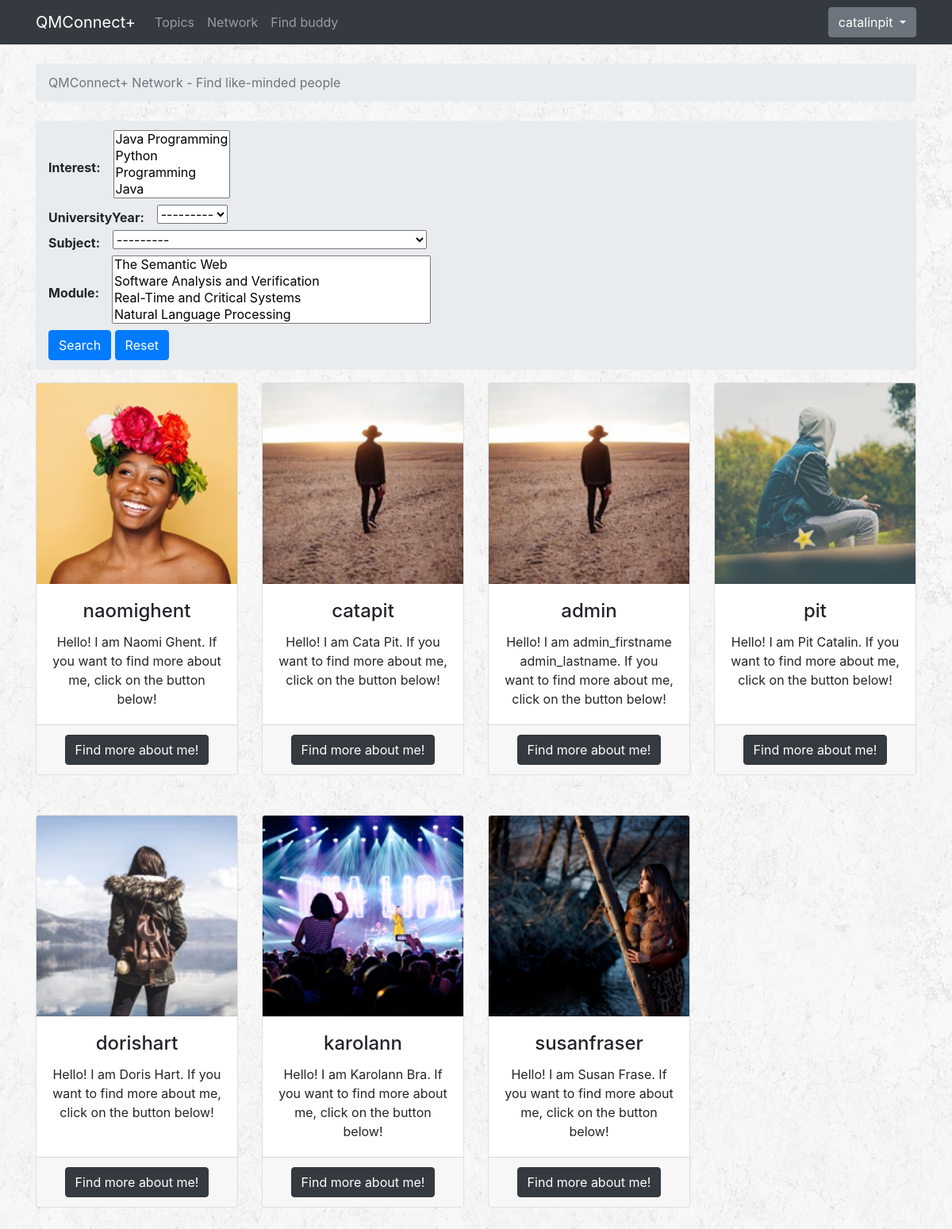
The page /network/ (signed in) on the database as committed earlier.
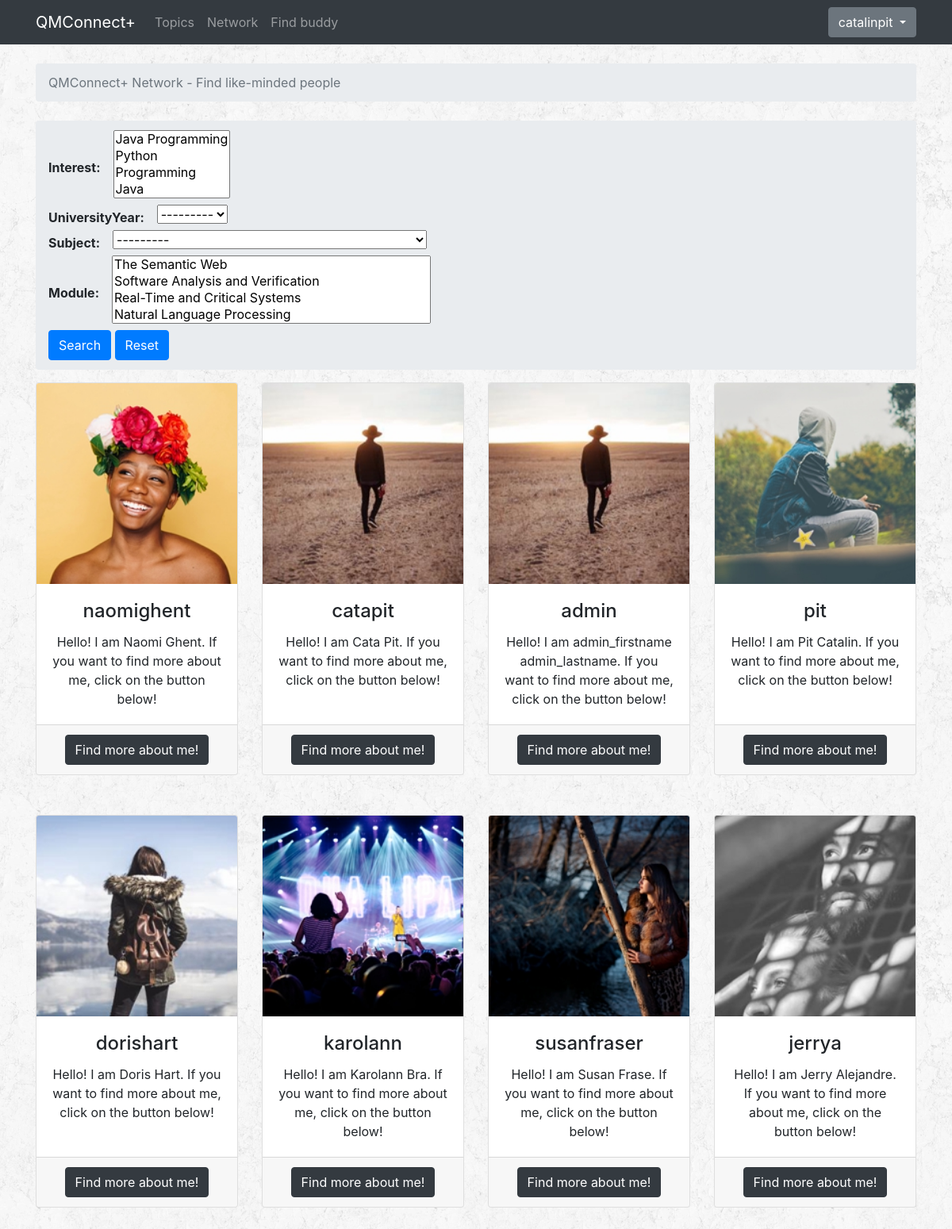
The same page on the database as committed later.
### accounts/models.py (models this page shows)
class Profile(models.Model):
    YEAR = (
        ('1', '1st year'),
        ('2', '2nd year'),
        ('3', '3rd year'),
    )
    SUBJECT = (
        ('BCS', 'BSc Computer Science'),
        ('BCSM', 'BSc Computer Science and Mathematics'),
        ('BCSIE', 'BSc Computer Science with Industrial Experience'),
        ('BCSWM', 'BSc Computer Science with Management (ITMB)'),
    )
    user = models.OneToOneField(User, on_delete=models.CASCADE)
    dob = models.DateField(auto_now=False, auto_now_add=False)
    image = models.ImageField(upload_to='profile_images', default='')
    universityYear = models.CharField(choices=YEAR, max_length=1, default='')
    subject = models.CharField(choices=SUBJECT, max_length=5, default='')
    module = models.ManyToManyField(Module)
    interest = models.ManyToManyField(Interest)
    message = models.ManyToManyField('self', blank=True, symmetrical=False, through="Message")
    def __str__(self):
        return self.user.username

### accounts/views.py (the view)
# urls.py: path('network/', accounts_views.network, name='network'),
@login_required
def network(request):
    profiles = Profile.objects.all().exclude(user_id=request.user.id)
    user_filter = ProfileFilter(request.GET, queryset=profiles)
    return render(request, 'network.html', {'user_filter': user_filter})

### accounts/models.py (called while the page is built)
    def __str__(self):
        return self.name

    def __str__(self):
        return self.name

### templates/network.html (shortened to what this page needs)
{% extends 'base.html' %}
{% load widget_tweaks %}
{% block breadcrumb %}
<li class="breadcrumb-item active">QMConnect+ Network - Find like-minded people</li>
{% endblock %}
{% block content %}
<nav aria-label="breadcrumb">
      <ol class="breadcrumb">
        <li class="breadcrumb-item" aria-current="page">
          <form id="formFiltering" method="get">
            {% for field in user_filter.form %}
              <div class="form-inline">
                <strong><label for="{{ field.id_for_label }}"> {{ field.label_tag }} </label></strong>
                {{ field|add_class:'mx-sm-3 mb-2' }}
              </div>
            {% endfor %}
            <button class="btn btn-primary" type="submit" id="submitFiltering">Search</button>
            <a class="btn btn-primary" href="{% url 'qa:network' %}">Reset</a>
          </form>
      </nav>
<div class="row text-center">
  {% for profile in user_filter.qs %}
  <div class="col-3 bottom-padding">
    <div class="card h-100">
      <img class="card-img-top" src="/profile_images/{{ profile.image }}" alt="User profile picture">
      <div class="card-body">
        <h4 class="card-title">{{ profile }}</h4>
        <p class="card-text">
          Hello! I am {{ profile.user.get_full_name }}.
          If you want to find more about me, click on the button below!
        </p>
      </div>
      <div class="card-footer">
          <a class="btn btn-dark" href="{% url 'qa:profile' profile.user.id %}">Find more about me!</a>
      </div>
    </div>
  </div>
  {% endfor %}
</div>
{% endblock content %}

Rows that differ between the two databases and show on the page:
added Profile: image (picture), user.username "jerrya", user.get_full_name "Jerry Alejandre"
